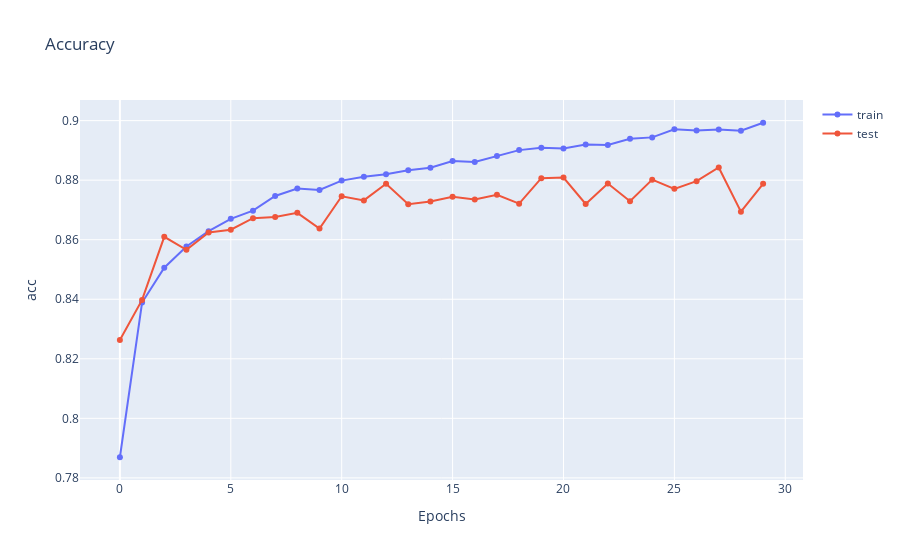

The code cell stored with this chart in its notebook:
### Code cell
t0 = go.Scatter(
    y=np.array(train_acc),
    x=np.array(range(len(train_acc))),
    mode='lines + markers',
    name='train'
)
t1 = go.Scatter(
    y=np.array(test_acc),
    x=np.array(range(len(test_acc))),
    mode='lines + markers',
    name='test'
)
layout = dict(title='Accuracy', xaxis=dict(title='Epochs'), yaxis=dict(title='acc'))
data = dict(data=[t0, t1], layout=layout)
py.iplot(data)

### Figure 1 — Plotly figure (JSON) as saved in the notebook; plotly's stock layout.template omitted (floating-point values rounded to 4 significant figures)
{"data": [{"mode": "lines+markers", "name": "train", "type": "scatter", "x": [0, 1, 2, 3, 4, 5, 6, 7, 8, 9, 10, 11, 12, 13, 14, 15, 16, 17, 18, 19, 20, 21, 22, 23, 24, 25, 26, 27, 28, 29], "y": [0.7869, 0.8389, 0.8506, 0.8577, 0.8629, 0.867, 0.8698, 0.8747, 0.8772, 0.8767, 0.8798, 0.8812, 0.882, 0.8833, 0.8841, 0.8864, 0.8861, 0.8882, 0.8901, 0.8909, 0.8907, 0.8919, 0.8918, 0.8939, 0.8944, 0.8971, 0.8967, 0.897, 0.8966, 0.8993]}, {"mode": "lines+markers", "name": "test", "type": "scatter", "x": [0, 1, 2, 3, 4, 5, 6, 7, 8, 9, 10, 11, 12, 13, 14, 15, 16, 17, 18, 19, 20, 21, 22, 23, 24, 25, 26, 27, 28, 29], "y": [0.8263, 0.8398, 0.861, 0.8566, 0.8625, 0.8634, 0.8672, 0.8676, 0.869, 0.8638, 0.8746, 0.8732, 0.8788, 0.8719, 0.8728, 0.8744, 0.8735, 0.8751, 0.8721, 0.8807, 0.8809, 0.872, 0.8789, 0.8729, 0.8802, 0.8771, 0.8797, 0.8843, 0.8694, 0.8788]}], "layout": {"title": {"text": "Accuracy"}, "xaxis": {"title": {"text": "Epochs"}}, "yaxis": {"title": {"text": "acc"}}}}
